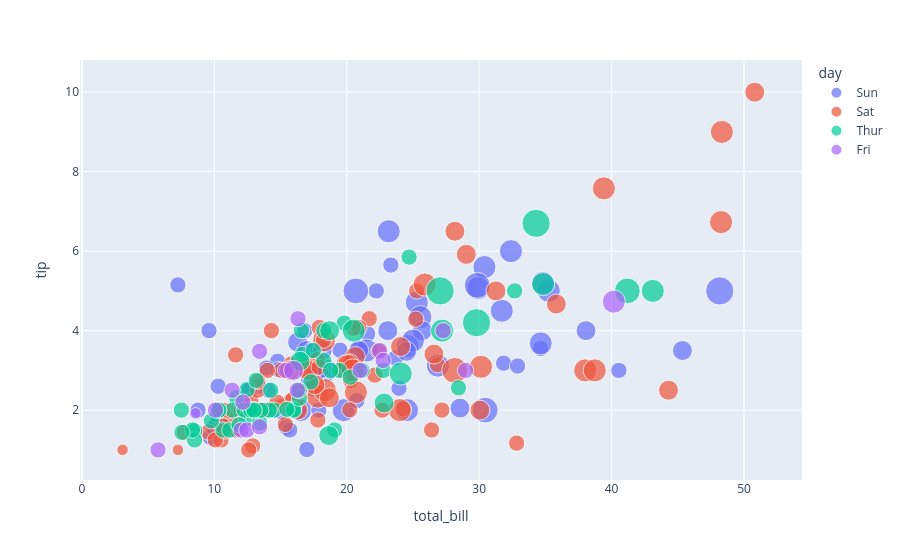

The code cell stored with this chart in its notebook:
### Code cell
import plotly.express as px

fig = px.scatter(df, 
                 x='total_bill', 
                 y='tip', 
                 color='day',      # different colors
                 size='size')      # bubble size

fig.show()

### Figure 1 — Plotly figure (JSON) as saved in the notebook; plotly's stock layout.template omitted (floating-point values rounded to 4 significant figures)
{"data": [{"hovertemplate": "day=Sun<br>total_bill=%{x}<br>tip=%{y}<br>size=%{marker.size}<extra></extra>", "legendgroup": "Sun", "marker": {"color": "#636efa", "size": [2, 3, 3, 2, 4, 4, 2, 4, 2, 2, 2, 4, 2, 4, 2, 2, 3, 3, 3, 2, 2, 2, 4, 2, 2, 4, 3, 2, 2, 2, 4, 2, 4, 2, 3, 2, 3, 2, 4, 2, 2, 3, 4, 4, 5, 6, 4, 2, 4, 4, 2, 3, 2, 2, 3, 2, 4, 2, 2, 2, 2, 2, 2, 2, 2, 4, 2, 3, 4, 2, 5, 3, 5, 3, 3, 2], "sizemode": "area", "sizeref": 0.015, "symbol": "circle"}, "mode": "markers", "name": "Sun", "orientation": "v", "showlegend": true, "type": "scatter", "x": [16.99, 10.34, 21.01, 23.68, 24.59, 25.29, 8.77, 26.88, 15.04, 14.78, 10.27, 35.26, 15.42, 18.43, 14.83, 21.58, 10.33, 16.29, 16.97, 17.46, 13.94, 9.68, 30.4, 18.29, 22.23, 32.4, 28.55, 18.04, 12.54, 10.29, 34.81, 9.94, 25.56, 19.49, 38.07, 23.95, 25.71, 17.31, 29.93, 14.07, 13.13, 17.26, 24.55, 19.77, 29.85, 48.17, 25.0, 13.39, 16.49, 21.5, 12.66, 16.21, 13.81, 17.51, 24.52, 20.76, 31.71, 7.25, 31.85, 16.82, 32.9, 17.89, 14.48, 9.6, 34.63, 34.65, 23.33, 45.35, 23.17, 40.55, 20.69, 20.9, 30.46, 18.15, 23.1, 15.69], "xaxis": "x", "y": [1.01, 1.66, 3.5, 3.31, 3.61, 4.71, 2.0, 3.12, 1.96, 3.23, 1.71, 5.0, 1.57, 3.0, 3.02, 3.92, 1.67, 3.71, 3.5, 2.54, 3.06, 1.32, 5.6, 3.0, 5.0, 6.0, 2.05, 3.0, 2.5, 2.6, 5.2, 1.56, 4.34, 3.51, 4.0, 2.55, 4.0, 3.5, 5.07, 2.5, 2.0, 2.74, 2.0, 2.0, 5.14, 5.0, 3.75, 2.61, 2.0, 3.5, 2.5, 2.0, 2.0, 3.0, 3.48, 2.24, 4.5, 5.15, 3.18, 4.0, 3.11, 2.0, 2.0, 4.0, 3.55, 3.68, 5.65, 3.5, 6.5, 3.0, 5.0, 3.5, 2.0, 3.5, 4.0, 1.5], "yaxis": "y"}, {"hovertemplate": "day=Sat<br>total_bill=%{x}<br>tip=%{y}<br>size=%{marker.size}<extra></extra>", "legendgroup": "Sat", "marker": {"color": "#EF553B", "size": [3, 2, 2, 2, 4, 2, 4, 2, 2, 2, 2, 2, 4, 2, 4, 2, 3, 3, 3, 3, 3, 3, 4, 2, 2, 4, 2, 2, 2, 4, 3, 3, 2, 1, 2, 2, 2, 3, 2, 2, 2, 2, 2, 3, 2, 2, 2, 2, 2, 2, 2, 2, 1, 2, 2, 3, 2, 3, 4, 2, 2, 3, 4, 4, 2, 3, 2, 5, 2, 2, 4, 4, 2, 2, 4, 3, 2, 2, 2, 2, 2, 2, 3, 3, 2, 2, 2], "sizemode": "area", "sizeref": 0.015, "symbol": "circle"}, "mode": "markers", "name": "Sat", "orientation": "v", "showlegend": true, "type": "scatter", "x": [20.65, 17.92, 20.29, 15.77, 39.42, 19.82, 17.81, 13.37, 12.69, 21.7, 19.65, 9.55, 18.35, 15.06, 20.69, 17.78, 24.06, 16.31, 16.93, 18.69, 31.27, 16.04, 38.01, 26.41, 11.24, 48.27, 20.29, 13.81, 11.02, 18.29, 17.59, 20.08, 16.45, 3.07, 20.23, 15.01, 12.02, 17.07, 26.86, 25.28, 14.73, 10.51, 17.92, 44.3, 22.42, 20.92, 15.36, 20.49, 25.21, 18.24, 14.31, 14.0, 7.25, 10.59, 10.63, 50.81, 15.81, 26.59, 38.73, 24.27, 12.76, 30.06, 25.89, 48.33, 13.27, 28.17, 12.9, 28.15, 11.59, 7.74, 30.14, 20.45, 13.28, 22.12, 24.01, 15.69, 11.61, 10.77, 15.53, 10.07, 12.6, 32.83, 35.83, 29.03, 27.18, 22.67, 17.82], "xaxis": "x", "y": [3.35, 4.08, 2.75, 2.23, 7.58, 3.18, 2.34, 2.0, 2.0, 4.3, 3.0, 1.45, 2.5, 3.0, 2.45, 3.27, 3.6, 2.0, 3.07, 2.31, 5.0, 2.24, 3.0, 1.5, 1.76, 6.73, 3.21, 2.0, 1.98, 3.76, 2.64, 3.15, 2.47, 1.0, 2.01, 2.09, 1.97, 3.0, 3.14, 5.0, 2.2, 1.25, 3.08, 2.5, 3.48, 4.08, 1.64, 4.06, 4.29, 3.76, 4.0, 3.0, 1.0, 1.61, 2.0, 10.0, 3.16, 3.41, 3.0, 2.03, 2.23, 2.0, 5.16, 9.0, 2.5, 6.5, 1.1, 3.0, 1.5, 1.44, 3.09, 3.0, 2.72, 2.88, 2.0, 3.0, 3.39, 1.47, 3.0, 1.25, 1.0, 1.17, 4.67, 5.92, 2.0, 2.0, 1.75], "yaxis": "y"}, {"hovertemplate": "day=Thur<br>total_bill=%{x}<br>tip=%{y}<br>size=%{marker.size}<extra></extra>", "legendgroup": "Thur", "marker": {"color": "#00cc96", "size": [4, 2, 2, 2, 2, 1, 2, 2, 4, 2, 2, 2, 2, 2, 2, 4, 2, 2, 2, 2, 2, 6, 2, 2, 2, 3, 2, 2, 2, 2, 2, 2, 2, 2, 2, 2, 2, 6, 5, 6, 2, 2, 3, 2, 2, 2, 2, 2, 2, 2, 2, 2, 4, 2, 2, 3, 2, 2, 2, 4, 3, 2], "sizemode": "area", "sizeref": 0.015, "symbol": "circle"}, "mode": "markers", "name": "Thur", "orientation": "v", "showlegend": true, "type": "scatter", "x": [27.2, 22.76, 17.29, 19.44, 16.66, 10.07, 32.68, 15.98, 34.83, 13.03, 18.28, 24.71, 21.16, 10.65, 12.43, 24.08, 11.69, 13.42, 14.26, 15.95, 12.48, 29.8, 8.52, 14.52, 11.38, 22.82, 19.08, 20.27, 11.17, 12.26, 18.26, 8.51, 10.33, 14.15, 16.0, 13.16, 17.47, 34.3, 41.19, 27.05, 16.43, 8.35, 18.64, 11.87, 9.78, 7.51, 19.81, 28.44, 15.48, 16.58, 7.56, 10.34, 43.11, 13.0, 13.51, 18.71, 12.74, 13.0, 16.4, 20.53, 16.47, 18.78], "xaxis": "x", "y": [4.0, 3.0, 2.71, 3.0, 3.4, 1.83, 5.0, 2.03, 5.17, 2.0, 4.0, 5.85, 3.0, 1.5, 1.8, 2.92, 2.31, 1.68, 2.5, 2.0, 2.52, 4.2, 1.48, 2.0, 2.0, 2.18, 1.5, 2.83, 1.5, 2.0, 3.25, 1.25, 2.0, 2.0, 2.0, 2.75, 3.5, 6.7, 5.0, 5.0, 2.3, 1.5, 1.36, 1.63, 1.73, 2.0, 4.19, 2.56, 2.02, 4.0, 1.44, 2.0, 5.0, 2.0, 2.0, 4.0, 2.01, 2.0, 2.5, 4.0, 3.23, 3.0], "yaxis": "y"}, {"hovertemplate": "day=Fri<br>total_bill=%{x}<br>tip=%{y}<br>size=%{marker.size}<extra></extra>", "legendgroup": "Fri", "marker": {"color": "#ab63fa", "size": [2, 2, 2, 2, 2, 4, 2, 2, 2, 2, 2, 2, 2, 2, 1, 3, 2, 2, 2], "sizemode": "area", "sizeref": 0.015, "symbol": "circle"}, "mode": "markers", "name": "Fri", "orientation": "v", "showlegend": true, "type": "scatter", "x": [28.97, 22.49, 5.75, 16.32, 22.75, 40.17, 27.28, 12.03, 21.01, 12.46, 11.35, 15.38, 12.16, 13.42, 8.58, 15.98, 13.42, 16.27, 10.09], "xaxis": "x", "y": [3.0, 3.5, 1.0, 4.3, 3.25, 4.73, 4.0, 1.5, 3.0, 1.5, 2.5, 3.0, 2.2, 3.48, 1.92, 3.0, 1.58, 2.5, 2.0], "yaxis": "y"}], "layout": {"legend": {"itemsizing": "constant", "title": {"text": "day"}, "tracegroupgap": 0}, "margin": {"t": 60}, "xaxis": {"anchor": "y", "domain": [0, 1], "title": {"text": "total_bill"}}, "yaxis": {"anchor": "x", "domain": [0, 1], "title": {"text": "tip"}}}}
